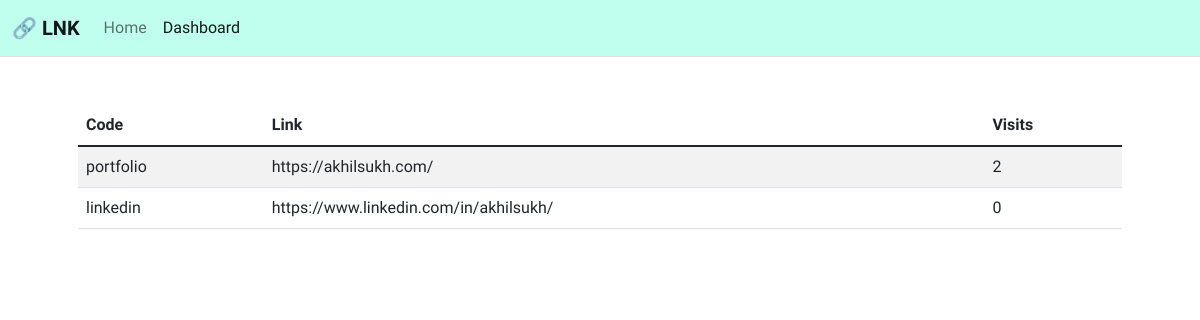
Page /dashboard on the earlier database version.
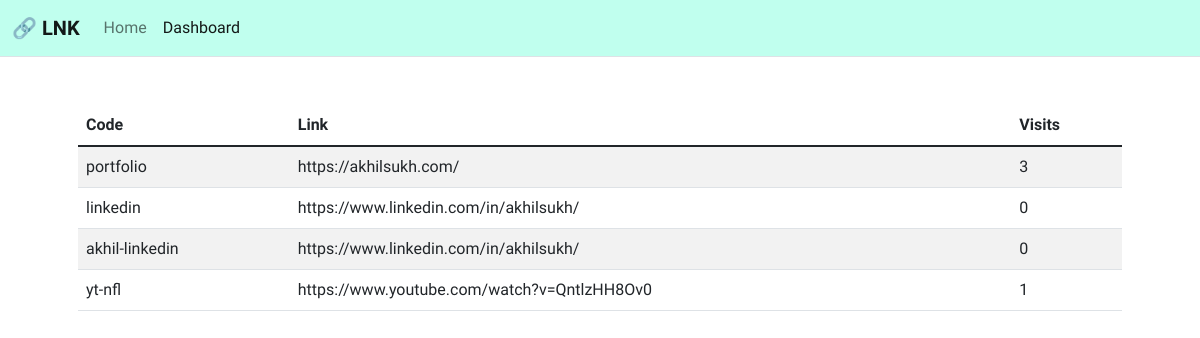
Same page on the later database version.
### tables this page shows
CREATE TABLE "links" (
	"code"	text,
	"link"	text,
	"visits"	INTEGER
);

### app.py (the view)
@app.route('/dashboard')
def dashboard():
    rows = get_all()
    rows = [jsonify(code=row[0], link=row[1], visits=row[2]).get_json() for row in rows]
    return render_template('dashboard.html', rows=rows, title=f"LNK Dashboard")

### db.py (called while the page is built)
def get_all():
    connection = sqlite3.connect("links.db")
    cursor = connection.cursor()
    cursor.execute('SELECT * FROM links')
    rows = cursor.fetchall()
    connection.close()
    return rows

### templates/dashboard.html
{% extends 'layout.html' %}
{% block content %}
    <div class="container p-5">
        <table class="table table-striped">
            <thead>
                <tr>
                    <th scope="col">Code</th>
                    <th scope="col">Link</th>
                    <th scope="col">Visits</th>
                </tr>
            </thead>
            {% for row in rows %}
                <tr>
                   <td class="">{{row.code}}</td>
                   <td class="">{{row.link}}</td>
                   <td class="">{{row.visits}}</td>
                </tr>
            {% endfor %}
        </table>
    </div>
{% endblock %}

### templates/layout.html (shortened to what this page needs)
<!DOCTYPE html>
<html lang="en">
<head>
    <link rel="stylesheet" href="{{ url_for('static', filename='bootstrap.min.css') }}">
    <link rel="stylesheet" href="{{ url_for('static', filename='styles.css') }}">
</head>
<body>
    {% block navbar %}
        <nav class="navbar navbar-expand-lg navbar-light primary border-bottom">
          <div class="container-fluid">
            <a class="navbar-brand fw-bolder" href="#">🔗 LNK</a>
            <div class="collapse navbar-collapse" id="navbarNavAltMarkup">
              <ul class="navbar-nav">
                <li class="nav-item">
                    {% if title == 'LNK' %}
                      <a class="nav-link active" href="#">Home</a>
                    {% else %}
                      <a class="nav-link" href="/">Home</a>
                    {% endif %}
                </li>
                <li class="nav-item">
                    {% if title == 'LNK Dashboard' %}
                        <a class="nav-link active" href="#">Dashboard</a>
                    {% else %}
                        <a class="nav-link" href="/dashboard">Dashboard</a>
                    {% endif %}
                </li>
              </ul>
            </div>
          </div>
        </nav>
    {% endblock %}
    {% block content %}
    {% endblock %}
</body>
</html>

### static/styles.css (style rules this page uses)
html, body { font-family: 'Be Vietnam Pro', sans-serif; }
.primary { background-color: #C0FFEE; }

Differences in the rows shown:
changed links "portfolio": visits "2" → "3"
added links: code "akhil-linkedin", link "https://www.linkedin.com/in/akhilsukh/", visits "0"
added links: code "yt-nfl", link "https://www.youtube.com/watch?v=QntlzHH8Ov0", visits "1"
